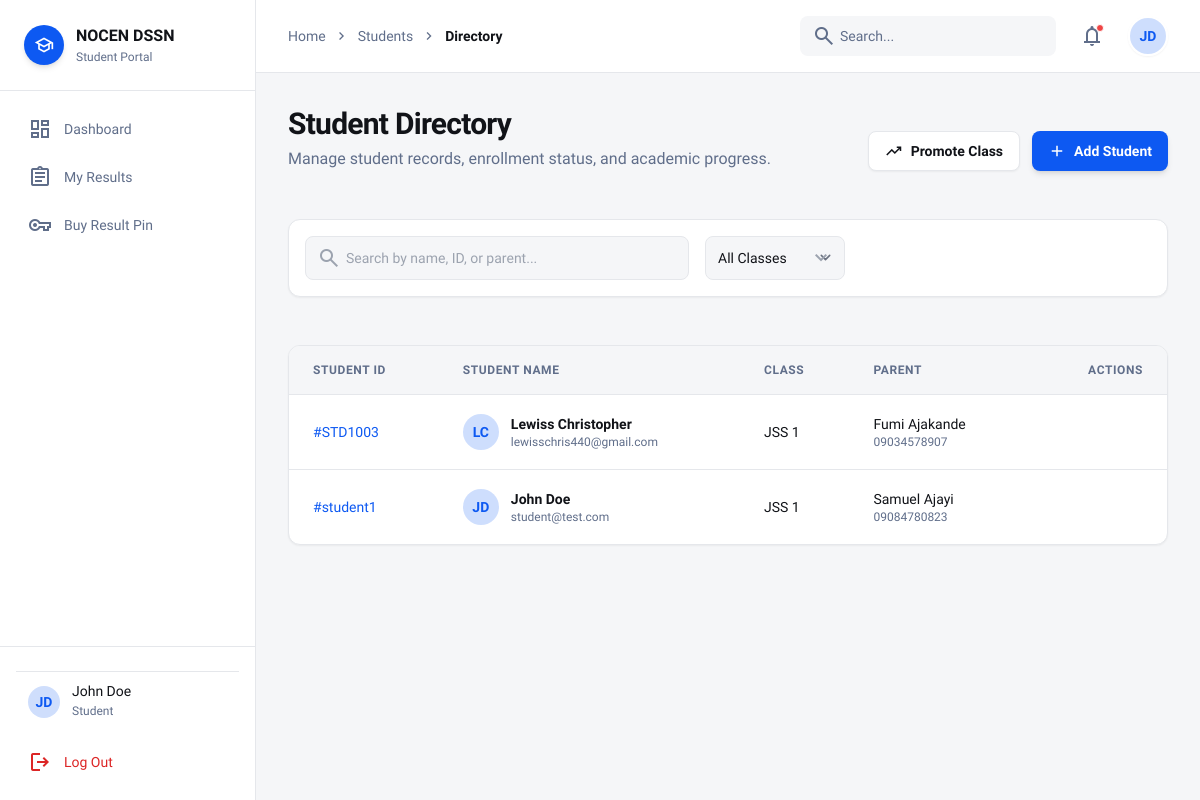
The page /admin-portal/students/ (signed in) on the database its author committed.
### core/models.py (models this page shows, shortened)
class CustomUser(AbstractUser):
    role = models.CharField(
        max_length=20,
        choices=ROLE_CHOICES,
        default='student',
        help_text='User role determines access level and dashboard redirect'
    )
    phone = models.CharField(max_length=20, blank=True, null=True)
    class Meta:
        verbose_name = 'User'
        verbose_name_plural = 'Users'

class StudentProfile(models.Model):
    user = models.OneToOneField(
        CustomUser,
        on_delete=models.CASCADE,
        related_name='student_profile',
        limit_choices_to={'role': 'student'}
    )
    admission_number = models.CharField(max_length=50, unique=True, blank=True, null=True)
    class_level = models.CharField(max_length=50, blank=True)
    parent_name = models.CharField(max_length=100, blank=True)
    parent_phone = models.CharField(max_length=20, blank=True)

### core/views.py (the view, shortened to what this page needs)
# urls.py: path('admin-portal/students/', views.manage_students, name='manage_students'),
@login_required
def manage_students(request):
    from django.core.paginator import Paginator
    from django.db.models import Q
    from .models import CustomUser, ClassInfo
    user = request.user
    students_list = CustomUser.objects.filter(role='student').order_by('last_name')
    classes = ClassInfo.objects.all()
    search_query = request.GET.get('search', '')
    selected_class = request.GET.get('class_level')
    if selected_class:
        students_list = students_list.filter(student_profile__class_level=selected_class)
    paginator = Paginator(students_list, 20) # 20 students per page
    page_number = request.GET.get('page')
    students = paginator.get_page(page_number)
    context = {
        'user_role': user.role,
        'user_name': user.get_full_name() or user.username,
        'user_initials': ''.join([n[0].upper() for n in (user.get_full_name() or user.username).split()[:2]]),
        'active_page': 'students',
        'breadcrumb_parent': 'Students',
        'breadcrumb_current': 'Directory',
        'students': students,
        'classes': classes,
        'search_query': search_query,
        'selected_class': selected_class,
    }
    return render(request, 'custom_admin/manage-students.html', context)

### core/templates/custom_admin/manage-students.html (shortened to what this page needs)
{% extends 'base_dashboard.html' %}
{% block content %}
<div class="flex flex-col md:flex-row md:items-end justify-between gap-4">
    <div class="flex flex-col gap-1">
        <h1 class="text-text-main dark:text-white text-3xl font-black leading-tight tracking-tight">Student Directory</h1>
        <p class="text-text-sub dark:text-gray-400 text-base font-normal">Manage student records, enrollment status, and academic progress.</p>
    </div>
    <div class="flex flex-wrap items-center gap-3">
        <button onclick="document.getElementById('promote-modal').classList.remove('hidden')" class="flex items-center justify-center rounded-lg h-10 px-4 bg-white dark:bg-[#2d3748] border border-border-color dark:border-[#4a5568] text-text-main dark:text-white gap-2 text-sm font-bold shadow-sm hover:bg-gray-50 dark:hover:bg-[#4a5568] transition-colors">
            <span class="material-symbols-outlined text-lg">trending_up</span>
            <span class="truncate">Promote Class</span>
        </button>
        <button onclick="openAddModal()" class="flex items-center justify-center rounded-lg h-10 px-4 bg-primary text-white gap-2 text-sm font-bold shadow-md hover:bg-primary-dark transition-colors">
            <span class="material-symbols-outlined text-lg">add</span>
            <span class="truncate">Add Student</span>
        </button>
    </div>
</div>
<div class="bg-white dark:bg-surface-dark p-4 rounded-xl shadow-sm border border-border-color dark:border-[#2d3748] flex flex-col md:flex-row gap-4 justify-between items-center my-6">
    <form method="get" class="flex flex-col md:flex-row gap-4 w-full">
        <div class="relative w-full md:w-96 group">
            <span class="material-symbols-outlined absolute left-3 top-1/2 -translate-y-1/2 text-[#9ca3af] group-focus-within:text-primary transition-colors">search</span>
            <input name="search" value="{{ search_query }}" class="w-full h-11 pl-10 pr-4 rounded-lg bg-background-light dark:bg-[#2d3748] border border-border-color dark:border-[#4a5568] text-text-main dark:text-white placeholder-[#9ca3af] focus:outline-none focus:ring-2 focus:ring-primary/50 transition-all text-sm" placeholder="Search by name, ID, or parent..." type="text"/>
        </div>
        <div class="flex w-full md:w-auto items-center gap-3 overflow-x-auto pb-1 md:pb-0">
            <div class="relative min-w-[140px]">
                <select name="class_level" onchange="this.form.submit()" class="appearance-none w-full h-11 pl-3 pr-10 rounded-lg bg-background-light dark:bg-[#2d3748] border border-border-color dark:border-[#4a5568] text-text-main dark:text-white text-sm focus:outline-none focus:ring-2 focus:ring-primary/50 cursor-pointer">
                    <option value="">All Classes</option>
                </select>
            </div>
        </div>
    </form>
</div>
<div class="bg-white dark:bg-surface-dark rounded-xl shadow-sm border border-border-color dark:border-[#2d3748] overflow-hidden flex flex-col">
    <div class="overflow-x-auto">
        <table class="w-full text-left border-collapse">
            <thead class="bg-background-light dark:bg-[#2d3748] border-b border-border-color dark:border-[#4a5568]">
                <tr>
                    <th class="py-4 px-6 text-xs font-bold uppercase tracking-wider text-text-sub dark:text-gray-400">Student ID</th>
                    <th class="py-4 px-6 text-xs font-bold uppercase tracking-wider text-text-sub dark:text-gray-400">Student Name</th>
                    <th class="py-4 px-6 text-xs font-bold uppercase tracking-wider text-text-sub dark:text-gray-400">Class</th>
                    <th class="py-4 px-6 text-xs font-bold uppercase tracking-wider text-text-sub dark:text-gray-400">Parent</th>
                    <th class="py-4 px-6 text-right text-xs font-bold uppercase tracking-wider text-text-sub dark:text-gray-400">Actions</th>
                </tr>
            </thead>
            <tbody class="divide-y divide-border-color dark:divide-[#4a5568]">
                {% for student in students %}
                <tr class="hover:bg-gray-50 dark:hover:bg-white/5 transition-colors group">
                    <td class="py-4 px-6 text-sm font-medium text-primary">#{{ student.username }}</td>
                    <td class="py-4 px-6">
                        <div class="flex items-center gap-3">
                            <div class="size-9 rounded-full bg-primary/20 flex items-center justify-center text-primary text-sm font-bold">
                                {{ student.first_name|first }}{{ student.last_name|first }}
                            </div>
                            <div>
                                <p class="text-sm font-semibold text-text-main dark:text-white">{{ student.get_full_name }}</p>
                                <p class="text-xs text-text-sub dark:text-gray-400">{{ student.email }}</p>
                            </div>
                        </div>
                    </td>
                    <td class="py-4 px-6 text-sm text-text-main dark:text-white">{{ student.student_profile.class_level }}</td>
                    <td class="py-4 px-6 text-sm text-text-main dark:text-white">
                        <p>{{ student.student_profile.parent_name }}</p>
                        <p class="text-xs text-text-sub">{{ student.student_profile.parent_phone }}</p>
                    </td>
                    <td class="py-4 px-6 text-right">
                    </td>
                </tr>
                {% empty %}
                <tr>
                    <td colspan="5" class="py-8 text-center text-text-sub dark:text-gray-400">No students found matching your criteria.</td>
                </tr>
                {% endfor %}
            </tbody>
        </table>
    </div>
</div>
{% endblock %}

### core/templates/partials/sidebar_dashboard.html (shortened to what this page needs)
<aside id="sidebar" class="fixed lg:static inset-y-0 left-0 z-40 w-64 bg-white dark:bg-surface-dark border-r border-border-color dark:border-[#2d3748] flex flex-col transform -translate-x-full lg:translate-x-0 transition-transform duration-300 ease-in-out h-screen overflow-hidden">
    <div class="flex flex-col h-full">
        <div class="flex flex-col flex-1 overflow-hidden">
            <div class="flex items-center gap-3 p-6 border-b border-border-color dark:border-[#2d3748] flex-shrink-0">
                <div class="size-10 flex items-center justify-center text-white bg-primary rounded-full shadow-md">
                    <span class="material-symbols-outlined !text-xl">school</span>
                </div>
                <div class="flex flex-col">
                    <h1 class="text-text-main dark:text-white text-base font-bold leading-normal">NOCEN DSSN</h1>
                    <p class="text-text-sub dark:text-gray-400 text-xs font-normal leading-normal">
                        {% if user_role == 'admin' %}Admin Portal{% elif user_role == 'teacher' %}Teacher Portal{% elif user_role == 'staff' %}Staff Portal{% else %}Student Portal{% endif %}
                    </p>
                </div>
            </div>
            <nav class="flex flex-col gap-1 p-4 flex-1 overflow-y-auto no-scrollbar">
                <a class="flex items-center gap-3 px-3 py-2.5 rounded-lg {% if active_page == 'dashboard' %}bg-primary/10 text-primary{% else %}text-text-sub dark:text-gray-400 hover:bg-gray-50 dark:hover:bg-white/5 hover:text-text-main dark:hover:text-white{% endif %} transition-colors" href="{% if user_role == 'admin' %}{% url 'admin_dashboard' %}{% elif user_role == 'student' %}{% url 'student_dashboard' %}{% else %}#{% endif %}">
                    <span class="material-symbols-outlined {% if active_page == 'dashboard' %}icon-fill{% endif %}">dashboard</span>
                    <span class="text-sm font-medium leading-normal">Dashboard</span>
                </a>
                {% if user_role == 'student' %}
                <a class="flex items-center gap-3 px-3 py-2.5 rounded-lg {% if active_page == 'results' %}bg-primary/10 text-primary{% else %}text-text-sub dark:text-gray-400 hover:bg-gray-50 dark:hover:bg-white/5 hover:text-text-main dark:hover:text-white{% endif %} transition-colors" href="{% url 'student_result' %}">
                    <span class="material-symbols-outlined {% if active_page == 'results' %}icon-fill{% endif %}">assignment</span>
                    <span class="text-sm font-medium leading-normal">My Results</span>
                </a>
                <a class="flex items-center gap-3 px-3 py-2.5 rounded-lg {% if active_page == 'payments' %}bg-primary/10 text-primary{% else %}text-text-sub dark:text-gray-400 hover:bg-gray-50 dark:hover:bg-white/5 hover:text-text-main dark:hover:text-white{% endif %} transition-colors" href="{% url 'buy_pin_page' %}">
                    <span class="material-symbols-outlined {% if active_page == 'payments' %}icon-fill{% endif %}">vpn_key</span>
                    <span class="text-sm font-medium leading-normal">Buy Result Pin</span>
                </a>
                {% endif %}
            </nav>
        </div>
        <div class="flex flex-col gap-2 p-4 border-t border-border-color dark:border-[#2d3748] flex-shrink-0">
            <div class="flex items-center gap-3 px-3 py-3 mt-2 border-t border-border-color dark:border-[#2d3748]">
                <div class="size-8 rounded-full bg-primary/20 flex items-center justify-center text-primary text-sm font-bold">
                    {{ user_initials|default:"U" }}
                </div>
                <div class="flex flex-col flex-1 min-w-0">
                    <p class="text-text-main dark:text-white text-sm font-medium leading-none truncate">{{ user_name|default:"User" }}</p>
                    <p class="text-text-sub dark:text-gray-400 text-xs font-normal leading-normal mt-1 capitalize">{{ user_role|default:"User" }}</p>
                </div>
            </div>
            <a class="flex items-center gap-3 px-3 py-2.5 rounded-lg text-red-600 dark:text-red-400 hover:bg-red-50 dark:hover:bg-red-900/10 transition-colors" href="{% url 'logout' %}">
                <span class="material-symbols-outlined">logout</span>
                <span class="text-sm font-medium leading-normal">Log Out</span>
            </a>
        </div>
    </div>
</aside>

### core/templates/base.html (style rules this page uses)
body { font-family: 'Lexend', sans-serif; }
.material-symbols-outlined { font-variation-settings: 'FILL' 0, 'wght' 400, 'GRAD' 0, 'opsz' 24; }
.no-scrollbar { -ms-overflow-style: none; scrollbar-width: none; }

### rows shown on the page
CustomUser: role "Student", username "student1", first_name|first "J", last_name|first "D", get_full_name "John Doe", email "student@test.com", student_profile.class_level "JSS 1", student_profile.parent_name "Samuel Ajayi", student_profile.parent_phone "09084780823"
CustomUser: username "STD1003", first_name|first "L", last_name|first "C", get_full_name "Lewiss Christopher", email "lewisschris440@gmail.com", student_profile.class_level "JSS 1", student_profile.parent_name "Fumi Ajakande", student_profile.parent_phone "09034578907"

### other values the page prints
{{ user_initials|default:"U" }} "JD"
{{ user_name|default:"User" }} "John Doe"
{{ breadcrumb_parent }} "Students"
{{ breadcrumb_current }} "Directory"
